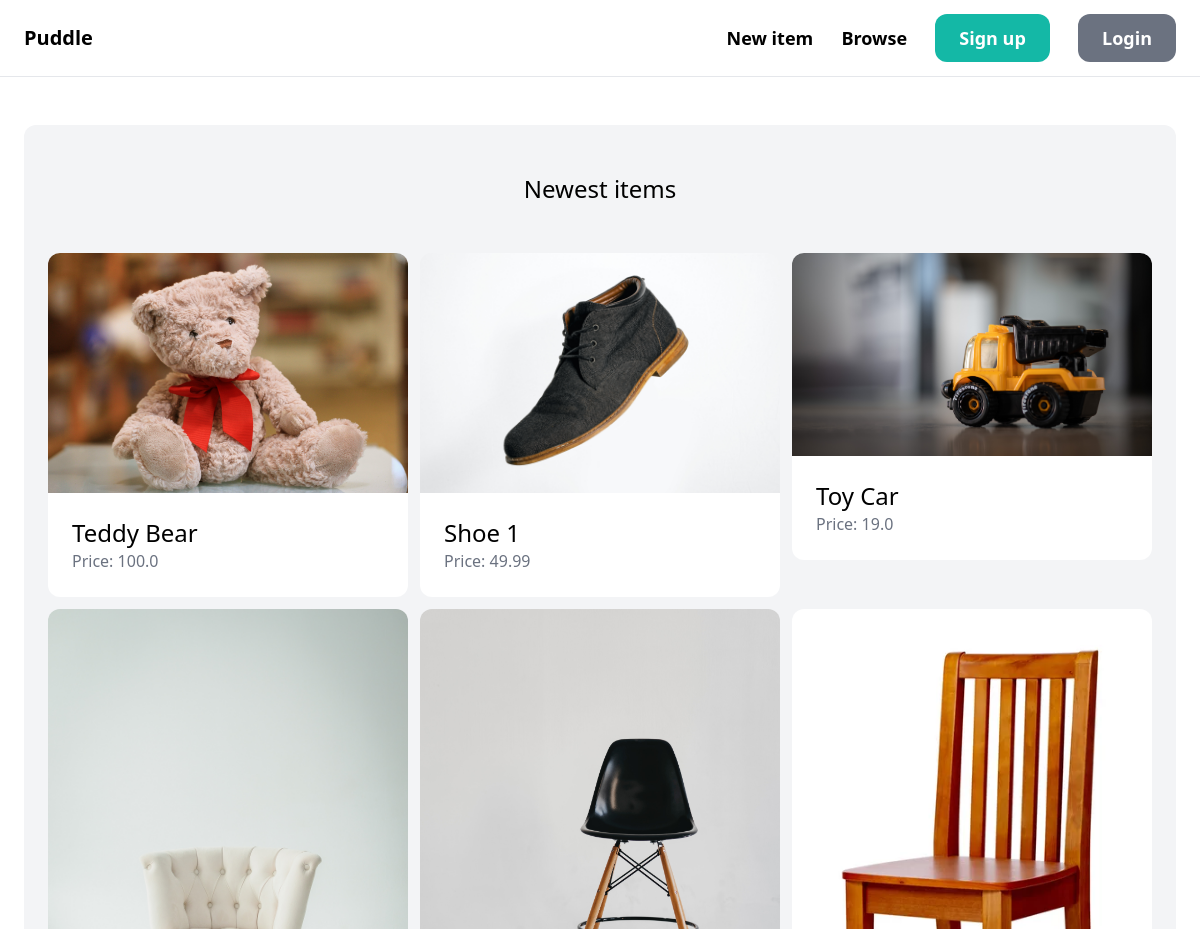
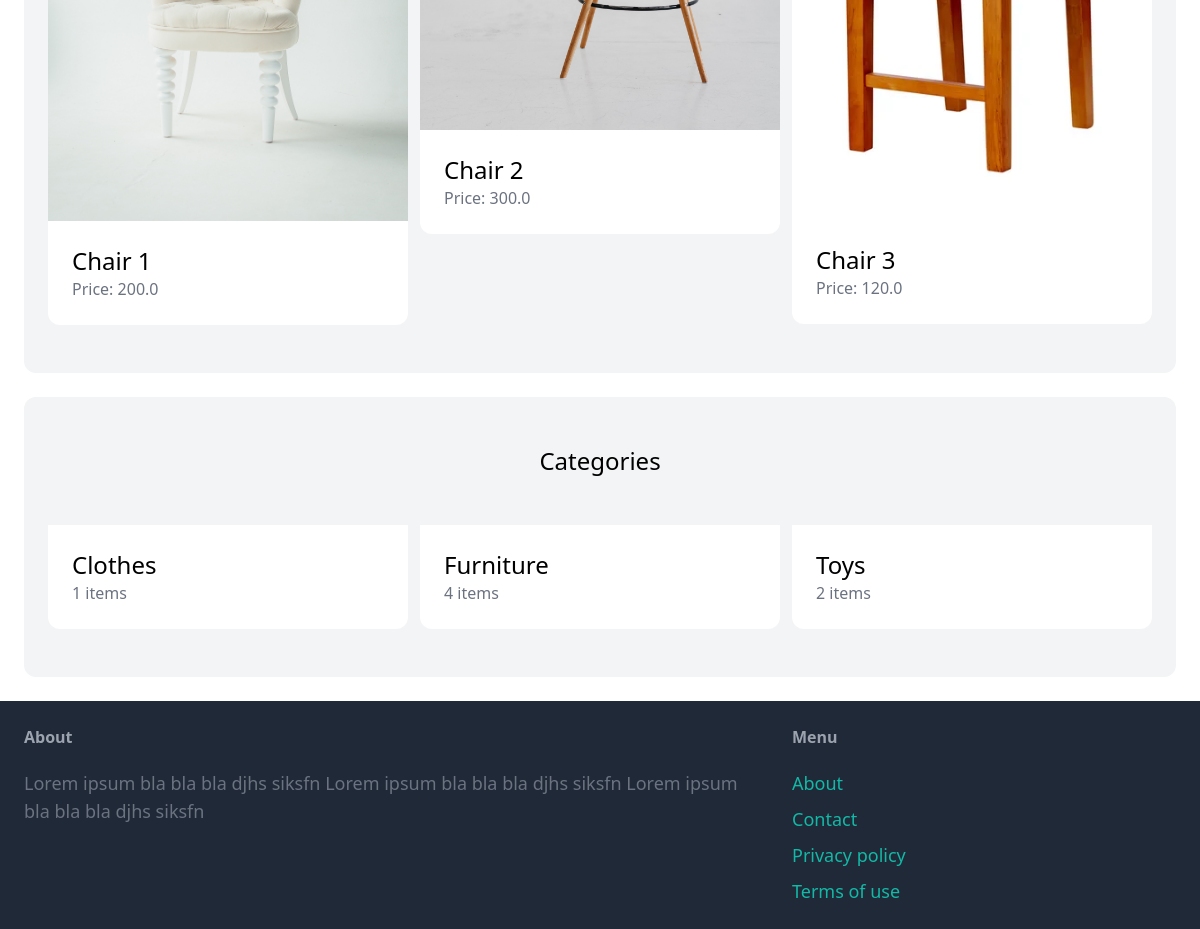
/, run on an earlier commit of the app's database (2 pictures, top to bottom).
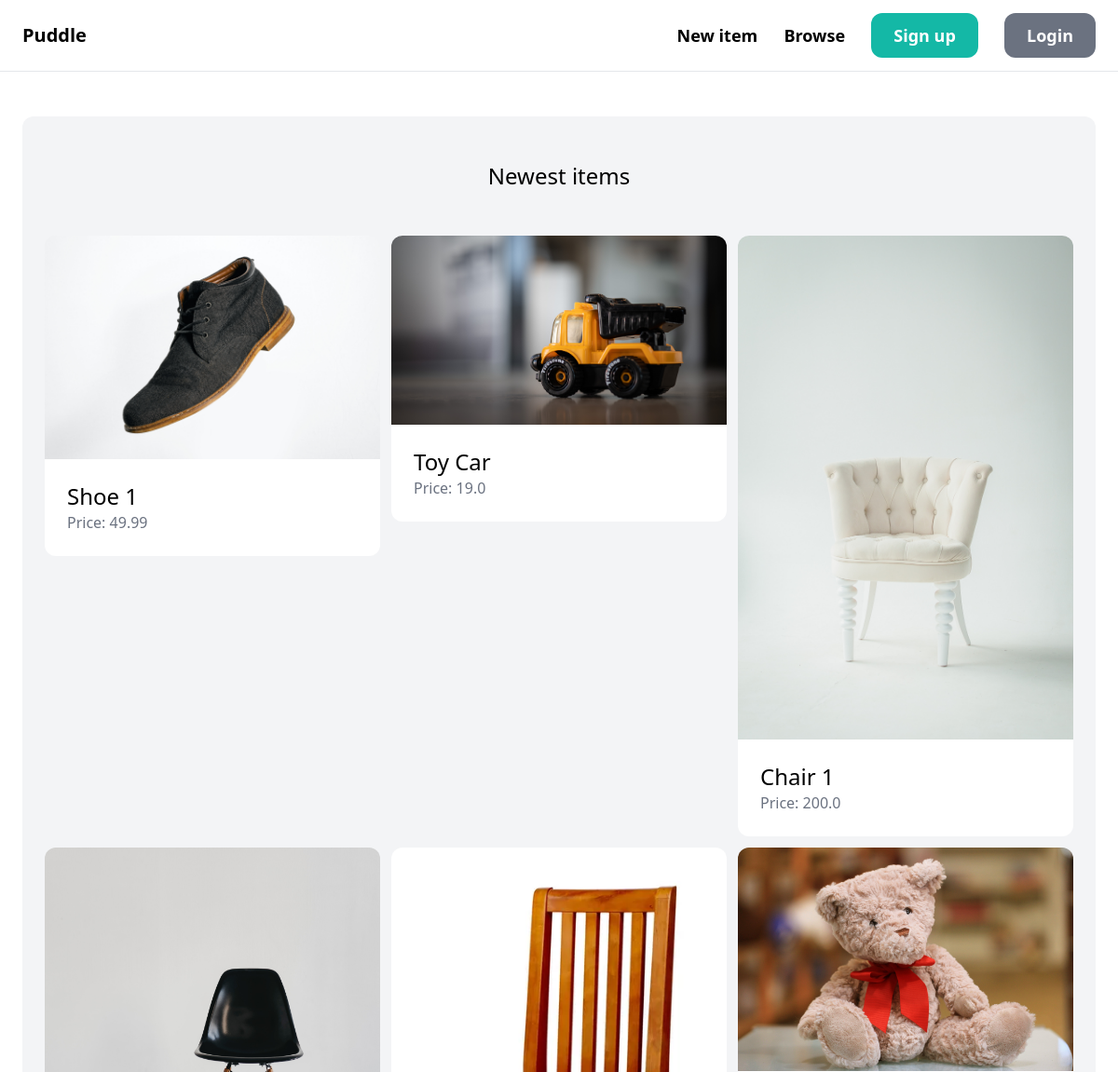
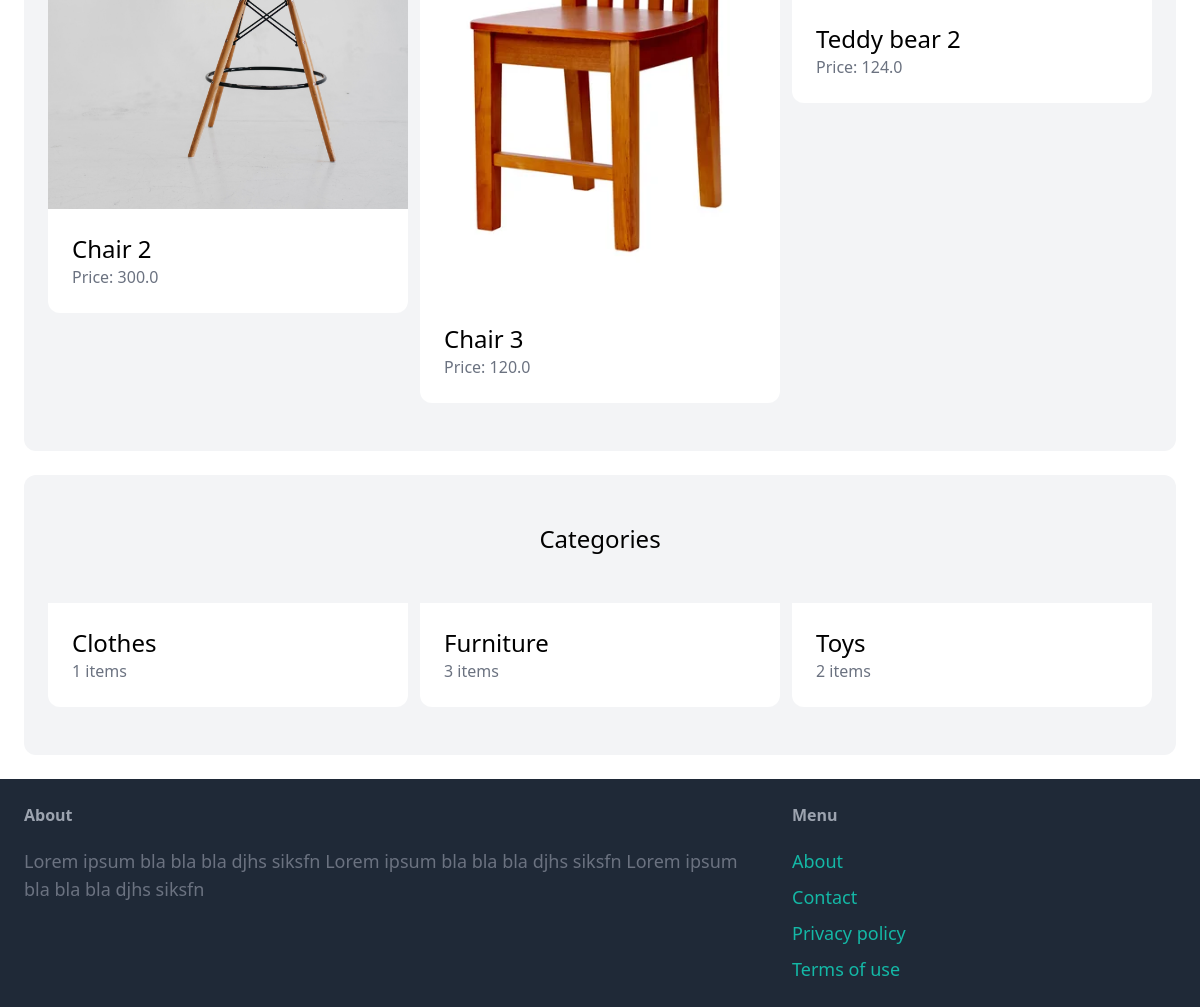
And on a later commit of the database (2 pictures, top to bottom).
### item/models.py (models this page shows, shortened)
class Item(models.Model):
    category = models.ForeignKey(Category, related_name='items', on_delete=models.CASCADE)
    name = models.CharField(max_length=255)
    description = models.TextField(blank=True,null=True)
    price = models.FloatField()
    image= models.ImageField(upload_to='item_images', blank=True, null=True)
    is_sold =models.BooleanField(default=False)
    created_by = models.ForeignKey(User, related_name='items', on_delete=models.CASCADE)
    created_at=models.DateTimeField(auto_now_add=True)

class Category(models.Model):
    name = models.CharField(max_length=255)
    class Meta:
        ordering = ('name',)
        verbose_name_plural = 'Categories'

### core/views.py (the view)
# urls.py: path('',views.index, name='index'),
def index(request):
    items=Item.objects.filter(is_sold=False)[0:6]
    categories = Category.objects.all()
    return render(request, 'core/index.html', {'categories':categories,'items':items})

### core/templates/core/index.html (shortened to what this page needs)
{% extends 'core/base.html' %}
{% block content %}
    <div class="mt-6 px-6 py-12 bg-gray-100 rounded-xl">
        <h2 class="mb-12 text-2xl text-center"> Newest items </h2>
        <div class="grid grid-cols-3 gap-3">
            {% for item in items %}
                <div>
                    <a href="{% url 'item:detail' item.id %}">
                        <div>
                            <img src="{{ item.image.url }}" class="rounded-t-xl">
                        </div>
                        <div class="p-6 bg-white rounded-b-xl">
                            <h2 class="text-2xl"> {{ item.name }} </h2>
                            <p class="text-gray-500"> Price: {{ item.price }} </p>
                        </div>
                    </a>
                </div>
            {% endfor %}
        </div>
    </div>
    <div class="mt-6 px-6 py-12 bg-gray-100 rounded-xl">
        <h2 class="mb-12 text-2xl text-center"> Categories </h2>
        <div class="grid grid-cols-3 gap-3">
            {% for category in categories %}
                <div>
                    <a href="#">
                        <div class="p-6 bg-white rounded-b-xl">
                            <h2 class="text-2xl"> {{ category.name }} </h2>
                            <p class="text-gray-500"> {{ category.items.count }} items </p>
                        </div>
                    </a>
                </div>
            {% endfor %}
        </div>
    </div>
{% endblock %}

What changed in the data, as far as the page shows it:
removed Item: image (picture), name "Teddy Bear", price "100.0"
added Item: image (picture), name "Teddy bear 2", price "124.0"
computed for Category "Furniture": items.count "4" → "3"
